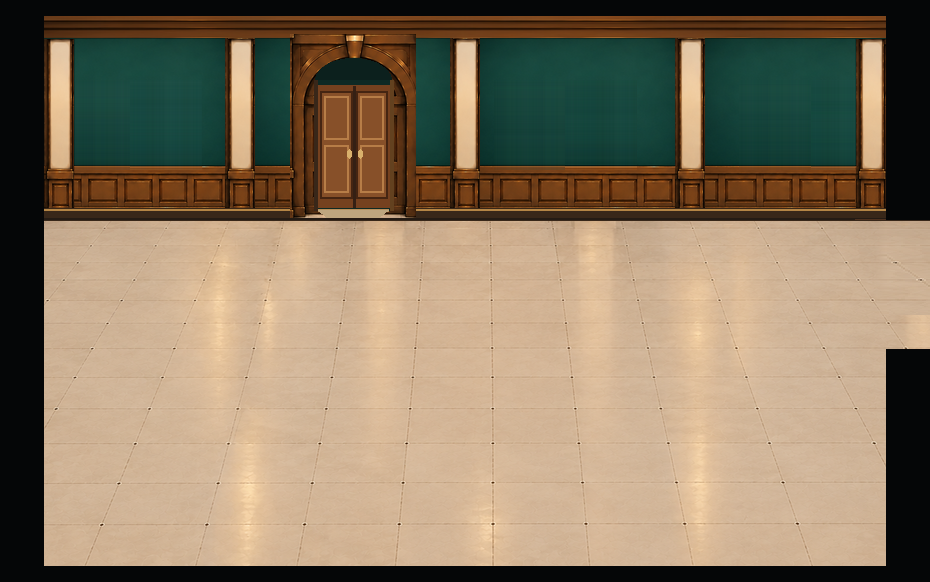
#> input picture qa/architecture-bases-20261029/gallery1_v12_restored_corner_columns_WITH_bottom_border_REVIEW.png, 930 x 582 px, found by its file name
$ python make_gallery1_v13_passage_top_lower.py
#> lines starting #> are read from the running program, lines starting #| are printed output that depends on the picture
"""Gallery1 v13 review: lower ONLY the upper edge of the right-side passage by 24 px.
Base is the user-selected v12 B, no other change.
"""
from pathlib import Path
import numpy as np
from PIL import Image,ImageDraw,ImageFont

ROOT=Path("C:/Users/User/source/repos/a18-gallery-layout-editor")
QA=ROOT/"qa/architecture-bases-20261029"
src=QA/"gallery1_v12_restored_corner_columns_WITH_bottom_border_REVIEW.png"
base=Image.open(src).convert("RGB")
#> base is the input picture: PIL image 930x582 RGB; mean R, G, B 139.3, 122.1, 98.2
assert base.size==(930,582)
# The passage currently begins at y=220; the top black wall ends at y=219.
# Extend only that black wall to y=243; keep the passage's lower end at y=348.
old_top=220
new_top=244
x1,x2=886,930
bottom=349
out=base.copy()
drawer=ImageDraw.Draw(out)
black=(5,6,7)
drawer.rectangle((x1,old_top,x2-1,new_top-1),fill=black)
a=np.asarray(base)
b=np.asarray(out)
allowed=np.zeros((582,930),bool)
allowed[old_top:new_top,x1:x2]=True
assert np.array_equal(a[~allowed],b[~allowed]),"Unexpected pixels changed outside right passage top"
assert np.all(b[0:244,900:929,:]==black),"Upper right wall not continuous"
assert np.array_equal(a[new_top:bottom,x1:x2],b[new_top:bottom,x1:x2]),"Passage floor not preserved"
assert np.array_equal(a[566:582],b[566:582]),"Approved bottom border modified"
assert np.array_equal(a[35:220,44:75],b[35:220,44:75]),"West column modified"
assert np.array_equal(a[35:220,855:886],b[35:220,855:886]),"East column modified"
name="gallery1_v13_B_right_passage_top_lowered_24px_REVIEW.png"
out.save(QA/name)
# Compare full frames without overlay or arrows that might obscure the detail.
side=Image.new("RGB",(1860,624),"#1b1c1e")
side.paste(base,(0,42))
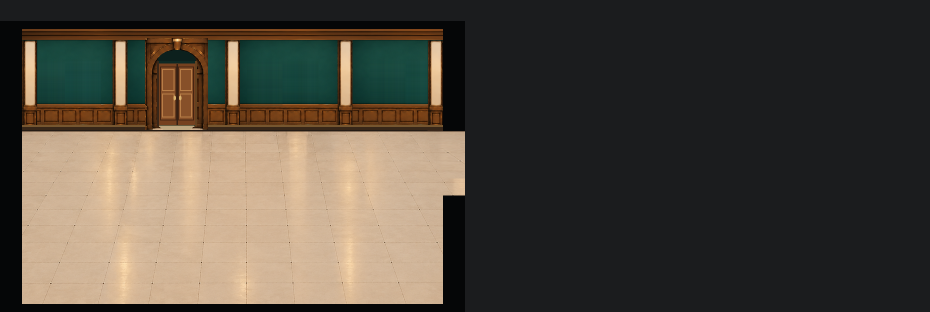
#> side: PIL image 1860x624 RGB (shown at 1/2 size); mean R, G, B 79.4, 71.9, 61.8
side.paste(out,(930,42))
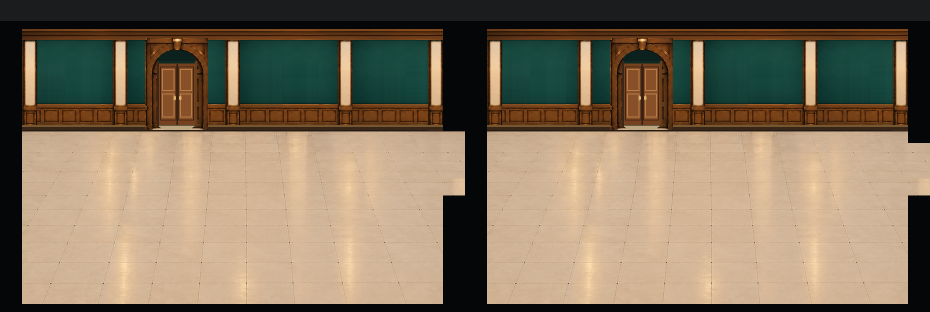
#> side: PIL image 1860x624 RGB (shown at 1/2 size); mean R, G, B 131.6, 115.6, 93.5
dr=ImageDraw.Draw(side)
dr.rectangle((0,0,1859,41),fill="#292b2d")
dr.text((16,14),"v12 B / opening starts at y220",fill="white")
dr.text((946,14),"v13 B / opening starts at y244 (+24px)",fill="white")
side.save(QA/"gallery1_v12B_vs_v13_opening_comparison_REVIEW.png")
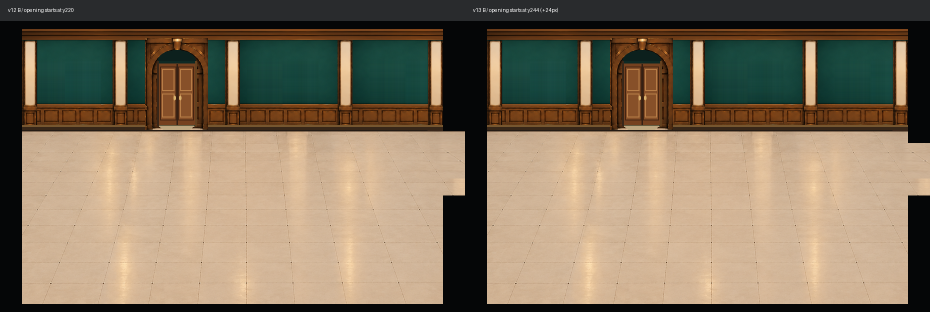
#> saved as gallery1_v12B_vs_v13_opening_comparison_REVIEW.png: PIL image 1860x624 RGB (shown at 1/2 size); mean R, G, B 132.6, 116.8, 94.6
# Enlarged right-side detail image for mobile review; original region only.
details=Image.new("RGB",(640,600),"#1b1c1e")
for i,(label,img) in enumerate([("v12 B",base),("v13",out)]):
    pane=img.crop((780,168,930,428)).resize((300,520),Image.Resampling.NEAREST)
    details.paste(pane,(i*320+10,56))
    ImageDraw.Draw(details).text((i*320+15,23),label,fill="white")
#> this loop made 2 passes
#> label on passes 1 to 2: 'v12 B', 'v13'
#> pass 1, `pane=img.crop((780,168,930,428)).resize((300,520),Image.Resampling.NEA..`:
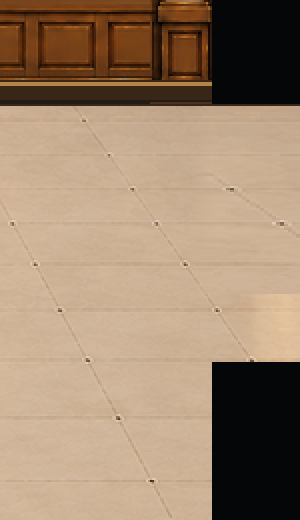
#> pane: PIL image 300x520 RGB; mean R, G, B 159, 134.1, 109.9
#> pass 2, `pane=img.crop((780,168,930,428)).resize((300,520),Image.Resampling.NEA..`:
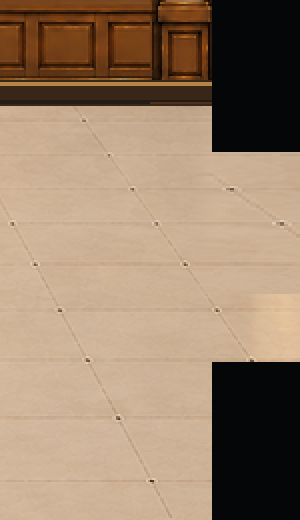
#> pane: PIL image 300x520 RGB; mean R, G, B 154, 129.8, 106.4
#> after the loop:
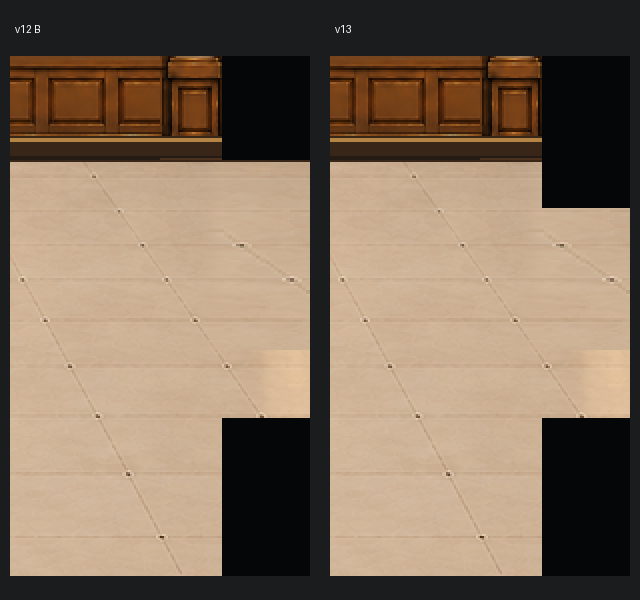
#> details: PIL image 640x600 RGB; mean R, G, B 132.3, 112.5, 93.6
details.save(QA/"gallery1_v13_right_entrance_detail_REVIEW.png")
print("PASS v13:",name)
print("Changed only the opening top: (886..929,220..243), old floor unchanged below y244")
print("Changed pixels:",int(np.any(a!=b,axis=2).sum()),"expected:",(x2-x1)*(new_top-old_top))
#| Changed pixels: 1056 expected: 1056
